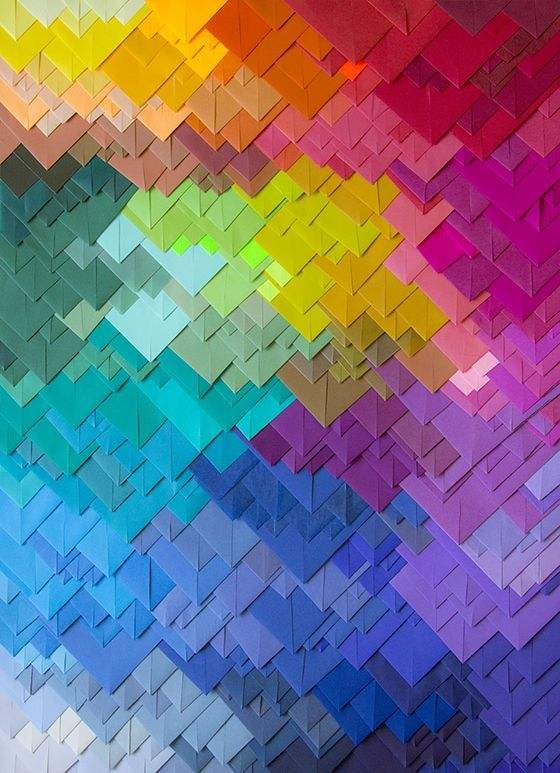
#> input picture opencv/colores.jpg, 560 x 773 px
$ python opencv_test_3.py
#> lines starting #> are read from the running program, lines starting #| are printed output that depends on the picture
import cv2

imagen_1 = cv2.imread("colores.jpg")
#> imagen_1 is the input picture: shape (773, 560, 3); mean B, G, R 128.5, 111.3, 119.9

imagen_2 = cv2.imread("colores.jpg",cv2.IMREAD_GRAYSCALE)
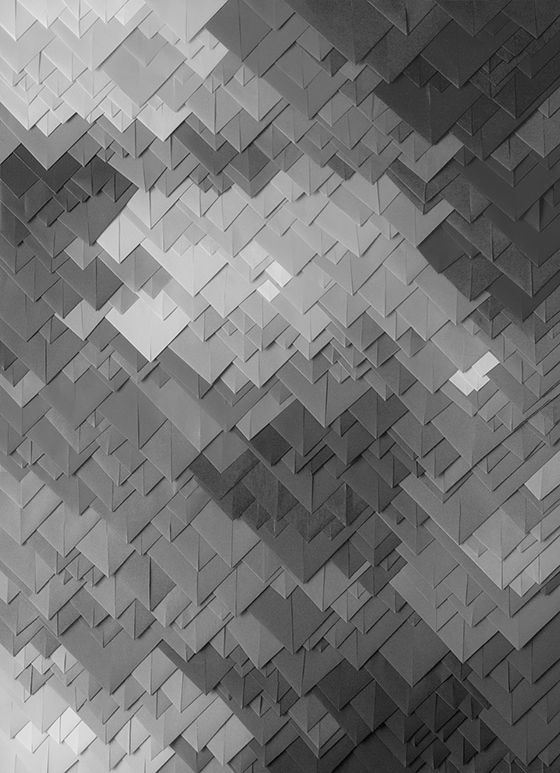
#> imagen_2: shape (773, 560); min 0, max 244, mean 115.8

cv2.imshow("imagen a colores",imagen_1)
cv2.waitKey(0)

cv2.imshow("imagen a escala de grises",imagen_2)
cv2.waitKey(0)

cv2.imwrite("colores_esc_gri.png",imagen_2)
cv2.destroyAllWindows()

$ run again, with opencv/costa.jpg copied over opencv/colores.jpg
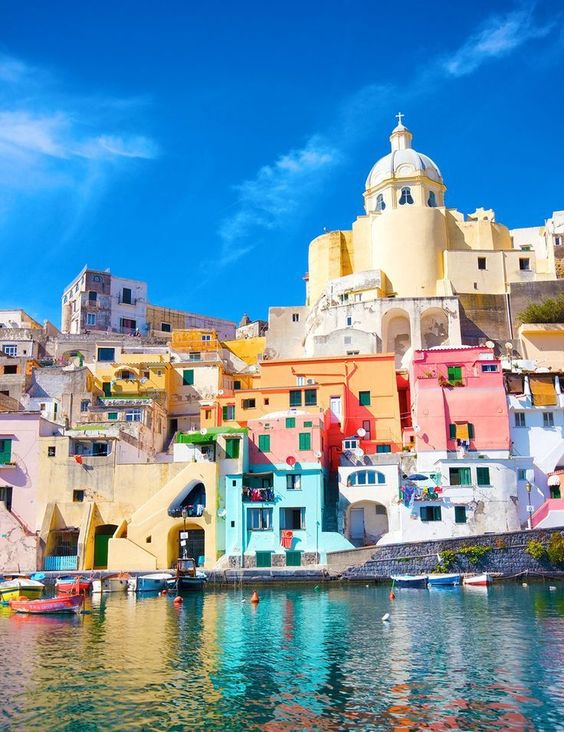
#> input picture opencv/costa.jpg, 564 x 732 px
#> imagen_1 is the input picture: shape (732, 564, 3); mean B, G, R 169.7, 144.9, 106.7
#> `imagen_2 = cv2.imread("colores.jpg",cv2.IMREAD_GRAYSCALE)`:
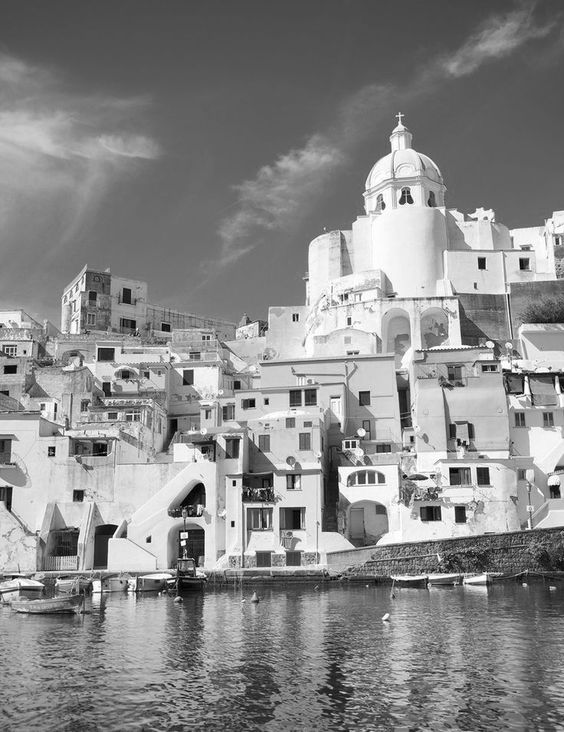
#> imagen_2: shape (732, 564); min 0, max 255, mean 136.3

$ run again, with opencv/ovejas.jpg copied over opencv/colores.jpg
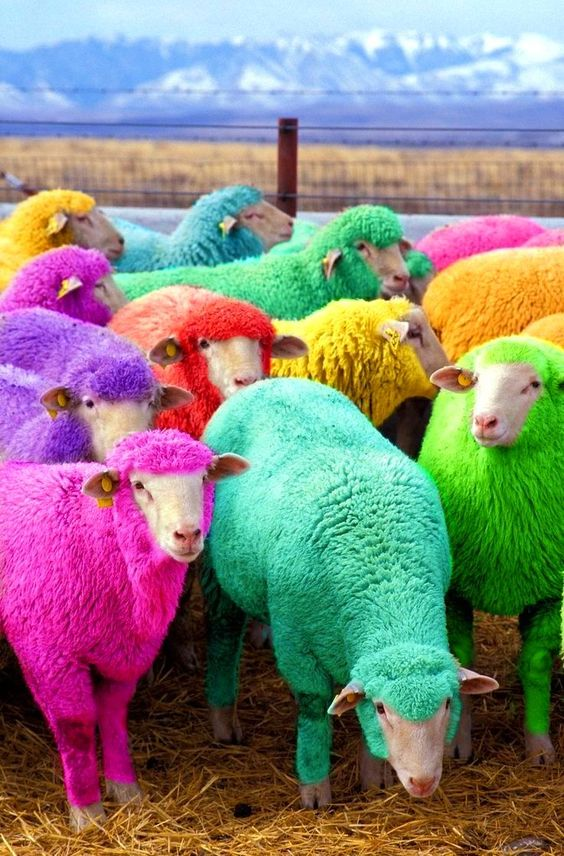
#> input picture opencv/ovejas.jpg, 564 x 856 px
#> imagen_1 is the input picture: shape (856, 564, 3); mean B, G, R 126.7, 132.4, 137.8
#> `imagen_2 = cv2.imread("colores.jpg",cv2.IMREAD_GRAYSCALE)`:
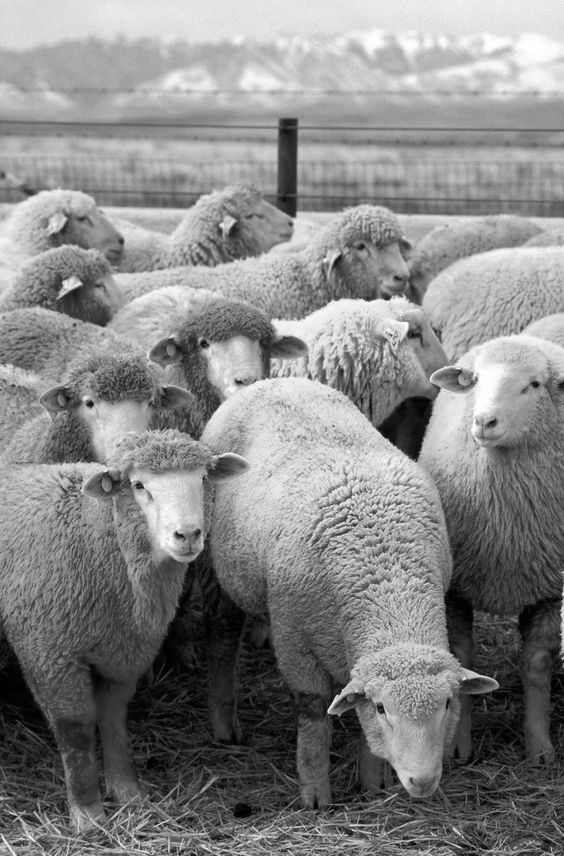
#> imagen_2: shape (856, 564); min 0, max 255, mean 133.3
